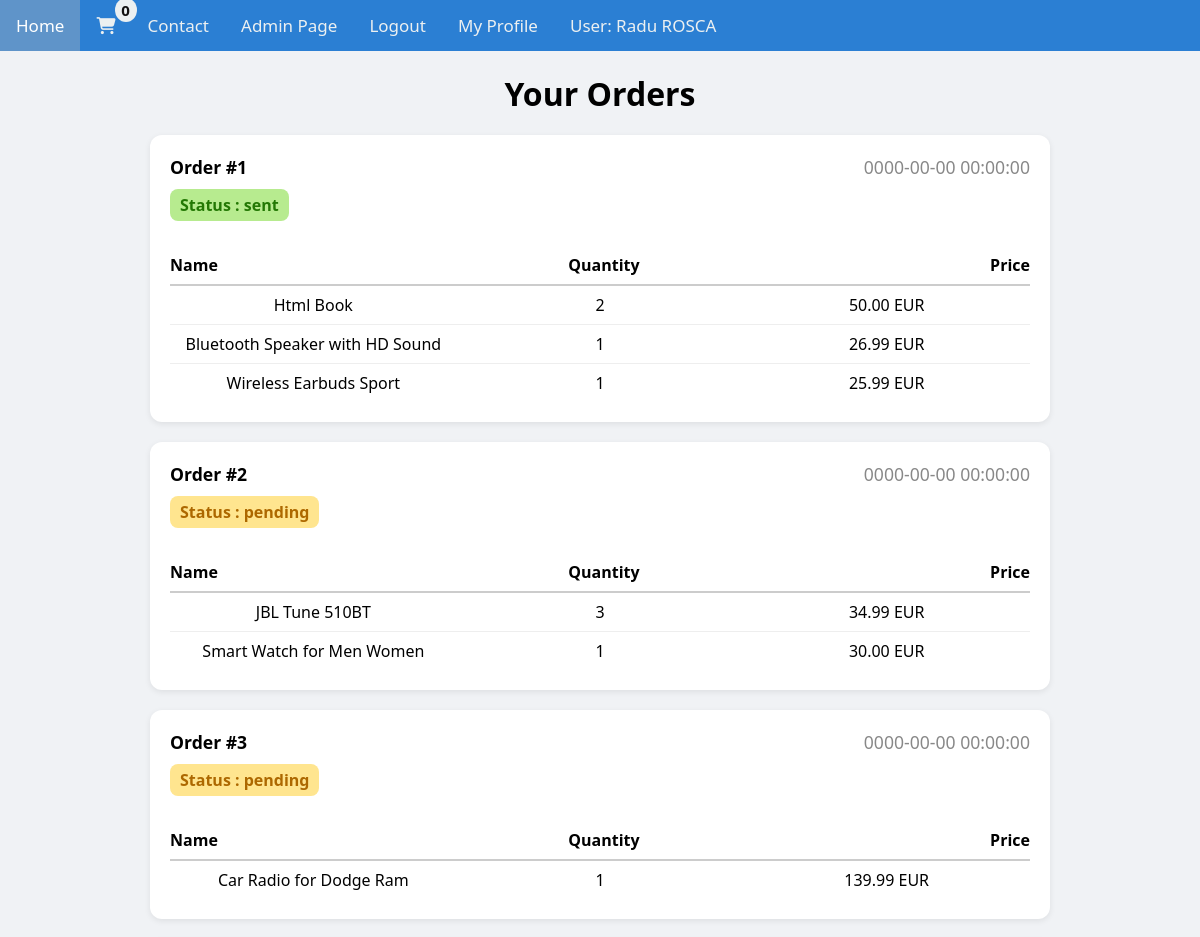
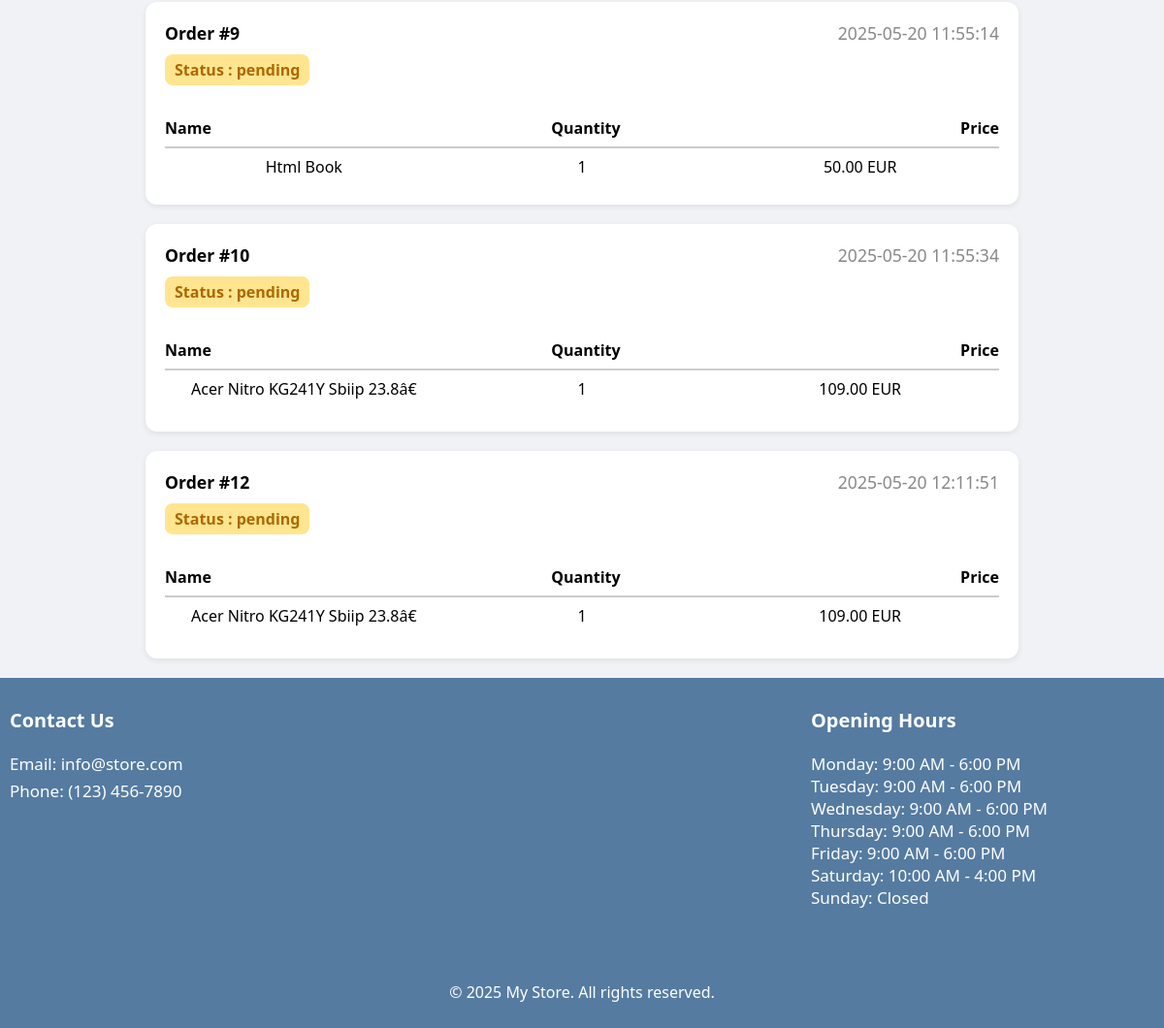
The app's page /showOrders.php (signed in) with its own data (2 pictures, top to bottom).
### tables this page shows
CREATE TABLE `order_details` (
  `detailsID` int(11) NOT NULL,
  `orderID` int(11) NOT NULL,
  `productID` int(11) NOT NULL,
  `amount` int(11) NOT NULL
);

CREATE TABLE `products` (
  `productID` int(11) NOT NULL,
  `name` varchar(255) NOT NULL,
  `description` text NOT NULL,
  `price` decimal(8,2) NOT NULL,
  `date` date NOT NULL DEFAULT current_timestamp(),
  `deleted` tinyint(1) NOT NULL DEFAULT 0
);

CREATE TABLE `orders` (
  `orderID` int(11) NOT NULL,
  `userID` int(11) NOT NULL,
  `date` datetime NOT NULL DEFAULT current_timestamp(),
  `status` varchar(32) NOT NULL DEFAULT 'pending'
);

### config/functions.php (called while the page is built, shortened)
<?php
function connect()
{
    try {
        $conn = mysqli_connect(HOST, USER, PASSWORD, DB);
        return $conn;
    } catch (Exception $e) {
        header("Location: error.php");
        die();
    }
}
function getOrders($userID = false)
{
    $userID = $userID ? $userID : $_SESSION['userID'];
    $conn = connect();
    $query = "SELECT orders.*, order_details.*, products.price, products.name FROM orders
              LEFT JOIN order_details ON orders.orderID = order_details.orderID
              lEFT JOIN products ON order_details.productID = products.productID
              WHERE userID = '$userID'
             ORDER BY orders.orderID";
    $result = mysqli_query($conn, $query);
    $allRows = mysqli_fetch_all($result, MYSQLI_ASSOC);
    $out = [];
    foreach ($allRows as $row) {
        if (!isset($out[$row['orderID']])) {
            $out[$row['orderID']] = [];
        }
        $out[$row['orderID']]['orders'] = [
            'date' => $row['date'],
            'status' => $row['status'],
        ];
        $out[$row['orderID']]['order_details'][] = [
            'name' => $row['name'],
            'price' => $row['price'],
            'amount' => $row['amount'],
        ];
    }
    return $out;
}

### showOrders.php (the view, shortened to what this page needs)
<?php
include_once "config/functions.php";
$orders = getOrders();
?>
<!DOCTYPE html>
<html lang="en">
<head>
    <link rel="stylesheet" href="css/style.css">
    <?php include_once "menu.php" ?>
</head>
<body>
   <div class="orders-page">
    <h1 class="page-title">Your Orders</h1>
    <?php foreach ($orders as $orderID => $order): ?>
        <div class="order-card">
            <div class="order-header">
                <div><strong>Order #<?= $orderID ?></strong></div>
                <div class="order-date"><?= $order['orders']['date'] ?></div>
            </div>
            <div class="order-status <?= strtolower($order['orders']['status']) ?>">
               Status : <?= $order['orders']['status'] ?>
            </div>
            <div class="order-details">
                <div class="order-details-header">
                    <span>Name</span>
                    <span>Quantity</span>
                    <span>Price</span>
                </div>
                <?php foreach ($order['order_details'] as $detail): ?>
                    <div class="order-item">
                        <span><?= $detail['name'] ?></span>
                        <span><?= $detail['amount'] ?></span>
                        <span><?= $detail['price'] ?> EUR</span>
                    </div>
                <?php endforeach; ?>
            </div>
        </div>
    <?php endforeach; ?>
</div>
</body>
<?php include_once "footer.php" ?>
</html>

### css/style.css (style rules this page uses)
body { margin: 0; font-family: 'Segoe UI', Tahoma, Geneva, Verdana, sans-serif; background-color: #f0f2f5; }
.orders-page { max-width: 900px; margin: 0 auto; }
.page-title { font-size: 2rem; margin-bottom: 20px; text-align: center; }
.order-card { background: #fff; border-radius: 12px; padding: 20px; margin-bottom: 20px; box-shadow: 0 2px 6px rgba(0, 0, 0, 0.08); }
.order-header { display: flex; justify-content: space-between; margin-bottom: 10px; font-size: 1.1rem; }
.order-date { color: #888; }
.order-status { padding: 5px 10px; border-radius: 8px; display: inline-block; margin-bottom: 15px; font-weight: 600; }
.order-status.pending { background: #ffe58f; color: #ad6800; }
.order-status.sent { background: #b7eb8f; color: #237804; }
.order-details { margin-top: 10px; }
.order-details-header, .order-item { display: flex; justify-content: space-between; padding: 8px 0; border-bottom: 1px solid #eee; }
.order-details-header { font-weight: bold; border-bottom: 2px solid #ccc; }
.order-item:last-child { border-bottom: none; }
.order-item span { flex: 1; text-align: center; }

### records on screen
order_details: productID.name "Html Book", amount "2", productID.price "50.00"
order_details: productID.name "Bluetooth Speaker with HD Sound", amount "1", productID.price "26.99"
order_details: productID.name "Wireless Earbuds Sport", amount "1", productID.price "25.99"
order_details: productID.name "JBL Tune 510BT", amount "3", productID.price "34.99"
order_details: productID.name "Smart Watch for Men Women", amount "1", productID.price "30.00"
order_details: productID.name "Car Radio for Dodge Ram", amount "1", productID.price "139.99"
order_details: orderID "9", orderID.date "2025-05-20 11:55:14", orderID.status "pending", name "Html Book", amount "1", price "50.00"
order_details: orderID "10", orderID.date "2025-05-20 11:55:34", orderID.status "pending", name "Acer Nitro KG241Y Sbiip 23.8â€", amount "1", price "109.00"
order_details: orderID "12", orderID.date "2025-05-20 12:11:51", orderID.status "pending", name "Acer Nitro KG241Y Sbiip 23.8â€", amount "1", price "109.00"

### other values on screen
$cartSize "0"
$userName "Radu ROSCA"
$orderID "1"
$order['orders']['date'] "0000-00-00 00:00:00"
$order['orders']['status'] "sent"
$orderID "2"
$order['orders']['status'] "pending"
$orderID "3"
